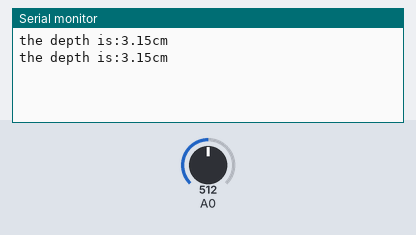
Bench run of a sketch on a simulated Arduino Uno, built with avr-gcc and run on an emulated ATmega328P. Shown: the last lines printed to the serial monitor. The inputs (shaded band) are chosen by the test bench; at power-on: A0 = 512.

Above: at 1.8 s.
1.9 s: A0 set to 716
At 2.7 s:
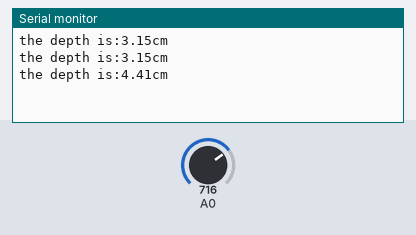
3.4 s: A0 set to 900
At 4.8 s:
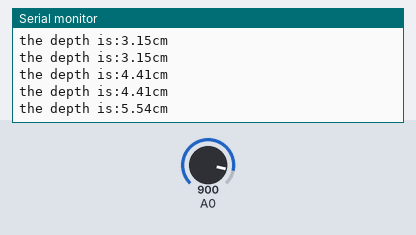
Timing chart, 0 to 6.4 s (numbered marks = the images above; inputs shaded):
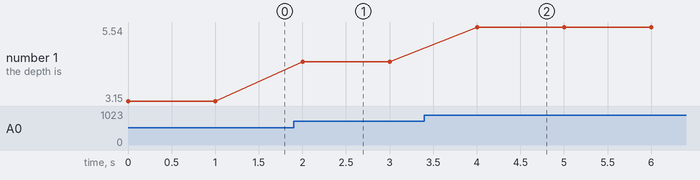

The sketch:

water_depth.ino
```cpp
double data;
void setup() {
  // put your setup code here, to run once:
  Serial.begin(9600);
}

void loop() {
  // put your main code here, to run repeatedly:
  data=(long)analogRead(0);
  data=(data/650)*4;
  Serial.print("the depth is:");
  Serial.print(data);
  Serial.println("cm");
  delay(1000);
}
```

Measured:
- after the input at 1.9 s, the serial monitor: prints a new line after 0.10 s (image 1)
- after the input at 3.4 s, the serial monitor: prints a new line after 0.60 s (image 2)
- plotted number 1: 3.15 → 4.41 after the input at 1.9 s, 4.41 → 5.54 after the input at 3.4 s
